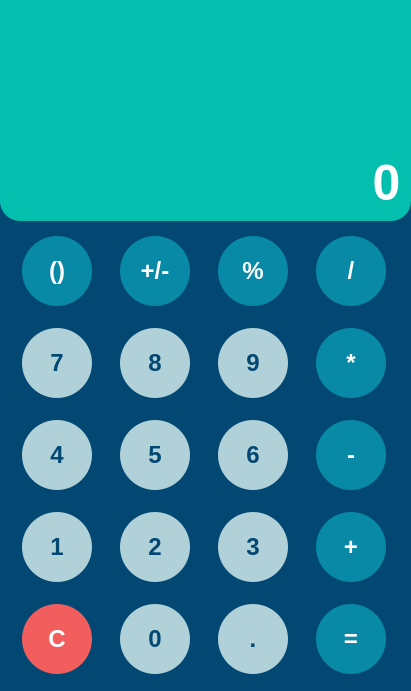
<?xml version="1.0" encoding="UTF-8"?>
<ui version="4.0">
 <class>MainWindow</class>
 <widget class="QMainWindow" name="MainWindow">
  <property name="enabled">
   <bool>true</bool>
  </property>
  <property name="geometry">
   <rect>
    <x>0</x>
    <y>0</y>
    <width>411</width>
    <height>691</height>
   </rect>
  </property>
  <property name="windowTitle">
   <string>Calculator</string>
  </property>
  <property name="styleSheet">
   <string notr="true">QMainWindow {
	background-color: #024873;
}

QLabel {
	font-family: &quot;Open Sans&quot;;
    font-weight: 600;
    color: #FFFFFF;
    background-color: #04BFAD;
    letter-spacing: 0.5px;

	qproperty-alignment: 'AlignRight | AlignBottom';
    qproperty-wordWrap: true;
}
QLabel#lbl_display {
	font-size: 50px;
    padding: 10px;
    border-radius: 20px;
	min-height: 80px;
}
QLabel#lbl_expression {
	font-size: 20px;
    padding: 10px;
}

QPushButton {
	font-family: &quot;Open Sans&quot;;
	font-size: 24px;
	font-weight: 600;

	border-radius: 35px;
	border: none;
	max-width: 70px;
	max-height: 70px;
}

QPushButton#btn_digit_0,
QPushButton#btn_digit_1,
QPushButton#btn_digit_2,
QPushButton#btn_digit_3,
QPushButton#btn_digit_4,
QPushButton#btn_digit_5,
QPushButton#btn_digit_6,
QPushButton#btn_digit_7,
QPushButton#btn_digit_8,
QPushButton#btn_digit_9,
QPushButton#btn_decimal {
	background-color: #B0D1D8;
	color: #024873;
}
QPushButton#btn_digit_0:pressed,
QPushButton#btn_digit_1:pressed,
QPushButton#btn_digit_2:pressed,
QPushButton#btn_digit_3:pressed,
QPushButton#btn_digit_4:pressed,
QPushButton#btn_digit_5:pressed,
QPushButton#btn_digit_6:pressed,
QPushButton#btn_digit_7:pressed,
QPushButton#btn_digit_8:pressed,
QPushButton#btn_digit_9:pressed,
QPushButton#btn_decimal:pressed {
    background-color: #F7E425;
    color: #FFFFFF;
}

QPushButton#btn_op_plus,
QPushButton#btn_op_minus,
QPushButton#btn_op_mult,
QPushButton#btn_op_division,
QPushButton#btn_paren,
QPushButton#btn_sign,
QPushButton#btn_percent,
QPushButton#btn_equals {
	background-color: #0889A6;
	color: #FFFFFF;
}
QPushButton#btn_op_plus:pressed,
QPushButton#btn_op_minus:pressed,
QPushButton#btn_op_mult:pressed,
QPushButton#btn_op_division:pressed,
QPushButton#btn_paren:pressed,
QPushButton#btn_sign:pressed,
QPushButton#btn_percent:pressed,
QPushButton#btn_equals:pressed {
    background-color: #F7E425;
    color: #FFFFFF;
}

QPushButton#btn_clear {
	background-color: #F25E5E;
	color: #FFFFFF;
}
QPushButton#btn_clear:pressed {
    background-color: #F7E425;
    color: #FFFFFF;
}</string>
  </property>
  <widget class="QWidget" name="centralwidget">
   <property name="autoFillBackground">
    <bool>false</bool>
   </property>
   <property name="styleSheet">
    <string notr="true"/>
   </property>
   <widget class="QLabel" name="lbl_display">
    <property name="geometry">
     <rect>
      <x>0</x>
      <y>-50</y>
      <width>411</width>
      <height>271</height>
     </rect>
    </property>
    <property name="layoutDirection">
     <enum>Qt::LayoutDirection::LeftToRight</enum>
    </property>
    <property name="autoFillBackground">
     <bool>false</bool>
    </property>
    <property name="text">
     <string>0</string>
    </property>
    <property name="textFormat">
     <enum>Qt::TextFormat::PlainText</enum>
    </property>
    <property name="alignment">
     <set>Qt::AlignmentFlag::AlignBottom|Qt::AlignmentFlag::AlignRight|Qt::AlignmentFlag::AlignTrailing</set>
    </property>
    <property name="wordWrap">
     <bool>true</bool>
    </property>
    <property name="margin">
     <number>0</number>
    </property>
    <property name="indent">
     <number>0</number>
    </property>
   </widget>
   <widget class="QLabel" name="lbl_expression">
    <property name="geometry">
     <rect>
      <x>0</x>
      <y>0</y>
      <width>411</width>
      <height>71</height>
     </rect>
    </property>
    <property name="text">
     <string/>
    </property>
   </widget>
   <widget class="QWidget" name="gridLayoutWidget">
    <property name="geometry">
     <rect>
      <x>0</x>
      <y>220</y>
      <width>411</width>
      <height>471</height>
     </rect>
    </property>
    <layout class="QGridLayout" name="gridLayout">
     <item row="2" column="0">
      <widget class="QPushButton" name="btn_digit_4">
       <property name="text">
        <string>4</string>
       </property>
      </widget>
     </item>
     <item row="4" column="0">
      <widget class="QPushButton" name="btn_clear">
       <property name="text">
        <string>C</string>
       </property>
      </widget>
     </item>
     <item row="3" column="1">
      <widget class="QPushButton" name="btn_digit_2">
       <property name="text">
        <string>2</string>
       </property>
      </widget>
     </item>
     <item row="0" column="3">
      <widget class="QPushButton" name="btn_op_division">
       <property name="text">
        <string>/</string>
       </property>
      </widget>
     </item>
     <item row="4" column="1">
      <widget class="QPushButton" name="btn_digit_0">
       <property name="text">
        <string>0</string>
       </property>
      </widget>
     </item>
     <item row="1" column="1">
      <widget class="QPushButton" name="btn_digit_8">
       <property name="text">
        <string>8</string>
       </property>
      </widget>
     </item>
     <item row="0" column="0">
      <widget class="QPushButton" name="btn_paren">
       <property name="text">
        <string>()</string>
       </property>
      </widget>
     </item>
     <item row="1" column="0">
      <widget class="QPushButton" name="btn_digit_7">
       <property name="text">
        <string>7</string>
       </property>
      </widget>
     </item>
     <item row="2" column="1">
      <widget class="QPushButton" name="btn_digit_5">
       <property name="text">
        <string>5</string>
       </property>
      </widget>
     </item>
     <item row="0" column="1">
      <widget class="QPushButton" name="btn_sign">
       <property name="text">
        <string>+/-</string>
       </property>
      </widget>
     </item>
     <item row="3" column="0">
      <widget class="QPushButton" name="btn_digit_1">
       <property name="text">
        <string>1</string>
       </property>
      </widget>
     </item>
     <item row="0" column="2">
      <widget class="QPushButton" name="btn_percent">
       <property name="text">
        <string>%</string>
       </property>
      </widget>
     </item>
     <item row="1" column="2">
      <widget class="QPushButton" name="btn_digit_9">
       <property name="text">
        <string>9</string>
       </property>
      </widget>
     </item>
     <item row="1" column="3">
      <widget class="QPushButton" name="btn_op_mult">
       <property name="text">
        <string>*</string>
       </property>
      </widget>
     </item>
     <item row="2" column="2">
      <widget class="QPushButton" name="btn_digit_6">
       <property name="text">
        <string>6</string>
       </property>
      </widget>
     </item>
     <item row="2" column="3">
      <widget class="QPushButton" name="btn_op_minus">
       <property name="text">
        <string>-</string>
       </property>
      </widget>
     </item>
     <item row="3" column="2">
      <widget class="QPushButton" name="btn_digit_3">
       <property name="styleSheet">
        <string notr="true">QPushButton:pressed {
        background-color: #F7E425;
        color: #024873;
    }</string>
       </property>
       <property name="text">
        <string>3</string>
       </property>
      </widget>
     </item>
     <item row="3" column="3">
      <widget class="QPushButton" name="btn_op_plus">
       <property name="text">
        <string>+</string>
       </property>
      </widget>
     </item>
     <item row="4" column="2">
      <widget class="QPushButton" name="btn_decimal">
       <property name="text">
        <string>.</string>
       </property>
      </widget>
     </item>
     <item row="4" column="3">
      <widget class="QPushButton" name="btn_equals">
       <property name="text">
        <string>=</string>
       </property>
      </widget>
     </item>
    </layout>
   </widget>
   <zorder>lbl_display</zorder>
   <zorder>gridLayoutWidget</zorder>
   <zorder>lbl_expression</zorder>
  </widget>
 </widget>
 <resources/>
 <connections/>
</ui>
